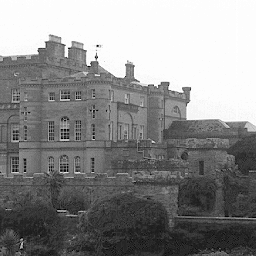
%> input picture castillo_original.jpeg, 256 x 256 px; the run also reads 1 picture not shown here
$ octave extractimage.m   (GNU Octave 9; MATLAB toolbox functions it lacks are replaced by stand-ins)
%> lines starting %> are read from the running program, lines starting %| are printed output that depends on the picture; in (x1, y1, x2, y2) boxes, pixels count from 0 and x2, y2 are one past the last pixel; in counts of white or black regions, pixels touching at a corner belong together; the program's own positions count from 1
Original = imread('castillo_original.jpeg');
%> Original is the input picture: size 256x256 uint8; min 0, max 255, mean 138.4
Cover = imread('Castillo_oculto2bits.jpeg');


%imagen de tres escalas de grises
threegreyscale = bitshift(Cover,6);
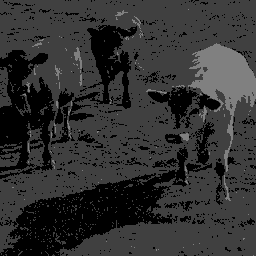
%> threegreyscale: size 256x256 uint8; min 0, max 128, mean 49.3
figure,imshow(threegreyscale)

threegreyscale = 2.*threegreyscale;
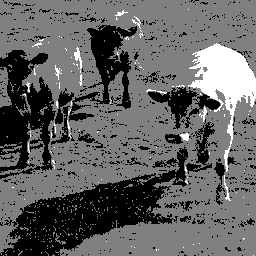
%> threegreyscale: size 256x256 uint8; min 0, max 255, mean 98.6
figure,imshow(threegreyscale)

%imagen de dos escalas de grises
twogreyscale = bitshift(Cover,7);
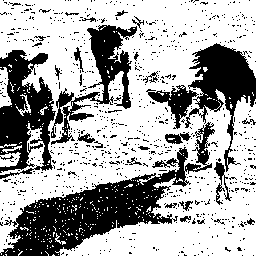
%> twogreyscale: size 256x256 uint8; values 0 (black) and 128 (white), 66.1% white; 818 black regions (787 under 20 px), largest, box (x1, y1, x2, y2) and area: (0, 122, 215, 256) 7964, (0, 50, 56, 179) 4082, (185, 43, 256, 172) 3403
figure,imshow(twogreyscale)


twogreyscale = 2.*twogreyscale;
figure,imshow(twogreyscale)
